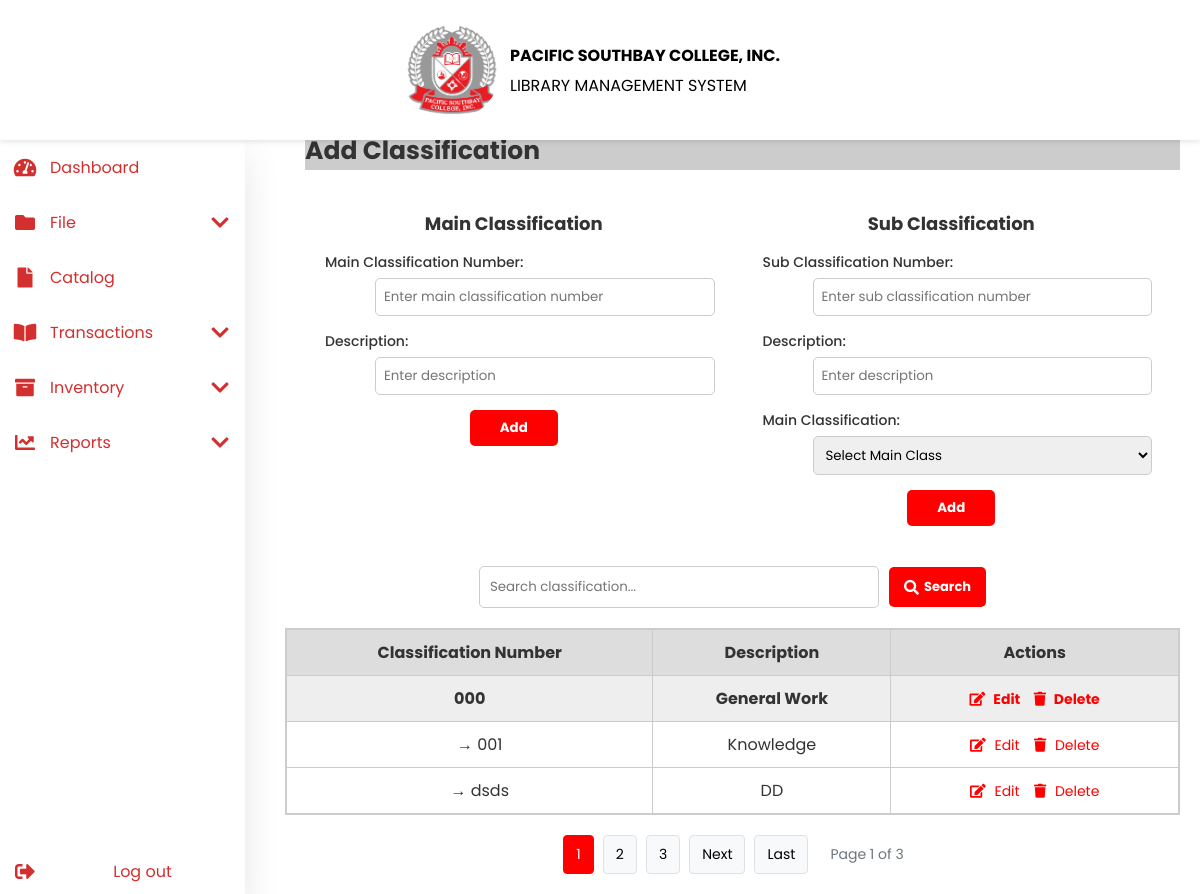
Page /classification.php on the committed database.
### tables this page shows
CREATE TABLE `subclassification` (
  `SubClassificationID` int(11) NOT NULL,
  `MainClassID` int(11) NOT NULL,
  `SubClassificationNumber` varchar(10) NOT NULL,
  `Description` varchar(255) NOT NULL
);

### classification.php (the view, shortened to what this page needs)
<?php
include 'header.php';
include 'navbar.php';
include 'db.php';
$edit_mode_main = false;
$edit_mode_sub = false;
$edit_main = [];
$edit_sub = [];
$records_per_page = 2;
$page = isset($_GET['page']) ? max(1, intval($_GET['page'])) : 1;
$offset = ($page - 1) * $records_per_page;
$search_query = "";
$search_param = "";
$search_sql = "";
$count_sql = "SELECT COUNT(DISTINCT mc.MainClassificationID) AS total FROM mainClassification mc $search_sql";
$count_stmt = $conn->prepare($count_sql);
$count_stmt->execute();
$count_result = $count_stmt->get_result();
$total_records = $count_result->fetch_assoc()['total'];
$total_pages = ceil($total_records / $records_per_page);
$main_data = [];
$fetch_sql = "
    SELECT
        mc.MainClassificationID,
        mc.ClassificationNumber AS main_number,
        mc.Description AS main_desc,
        sc.SubClassificationID,
        sc.SubClassificationNumber AS sub_number,
        sc.Description AS sub_desc
    FROM mainClassification mc
    LEFT JOIN subClassification sc ON mc.MainClassificationID = sc.MainClassID
    $search_sql
    ORDER BY mc.ClassificationNumber, sc.SubClassificationNumber
    LIMIT ? OFFSET ?
";
$stmt = $conn->prepare($fetch_sql);
if ($search_sql) {
    $stmt->bind_param("ssii", $search_param, $search_param, $records_per_page, $offset);
} else {
    $stmt->bind_param("ii", $records_per_page, $offset);
}
$stmt->execute();
$result = $stmt->get_result();
while ($row = $result->fetch_assoc()) {
    $main_id = $row['MainClassificationID'];
    $main_number = $row['main_number'];
    if (!isset($main_data[$main_id])) {
        $main_data[$main_id] = [
            'number' => $main_number,
            'description' => $row['main_desc'],
            'subs' => []
        ];
    }
    if ($row['sub_number']) {
        $main_data[$main_id]['subs'][] = [
            'id' => $row['SubClassificationID'],
            'number' => $row['sub_number'],
            'description' => $row['sub_desc']
        ];
    }
}
?>
<link rel="stylesheet" href="css/classification.css">
<main class="content">
<div class="classification-container">
        <h2>Add Classification</h2>
        <div class="forms-wrapper">
            <div class="form-section left">
                <h3><?= $edit_mode_main ? 'Edit Main Classification' : 'Main Classification' ?></h3>
                <form method="POST">
                    <div class="form-group">
                        <label for="main_classification_number">Main Classification Number:</label>
                        <input type="text" id="main_classification_number" name="main_classification_number"
                               placeholder="Enter main classification number"
                               value="<?= $edit_mode_main ? htmlspecialchars($edit_main['ClassificationNumber']) : '' ?>" required>
                    </div>
                    <div class="form-group">
                        <label for="main_description">Description:</label>
                        <input type="text" id="main_description" name="main_description"
                               placeholder="Enter description"
                               value="<?= $edit_mode_main ? htmlspecialchars($edit_main['Description']) : '' ?>" required>
                    </div>
                    <?php if ($edit_mode_main): ?>
                        <button type="submit" name="update_main_class" class="add-btn">Update</button>
                        <a href="classification.php" class="cancel-btn">Cancel</a>
                    <?php else: ?>
                        <button type="submit" name="add_main_class" class="add-btn">Add</button>
                    <?php endif; ?>
                </form>
            </div>
            <div class="form-section right">
                <h3><?= $edit_mode_sub ? 'Edit Sub Classification' : 'Sub Classification' ?></h3>
                <form method="POST">
                    <div class="form-group">
                        <label for="sub_classification_number">Sub Classification Number:</label>
                        <input type="text" id="sub_classification_number" name="sub_classification_number"
                               placeholder="Enter sub classification number"
                               value="<?= $edit_mode_sub ? htmlspecialchars($edit_sub['SubClassificationNumber']) : '' ?>" required>
                    </div>
                    <div class="form-group">
                        <label for="sub_description">Description:</label>
                        <input type="text" id="sub_description" name="sub_description"
                               placeholder="Enter description"
                               value="<?= $edit_mode_sub ? htmlspecialchars($edit_sub['Description']) : '' ?>" required>
                    </div>
                    <div class="form-group">
                        <label for="main_class">Main Classification:</label>
                        <select id="main_class" name="main_class" required>
                            <option value="">Select Main Class</option>
                        </select>
                    </div>
                    <?php if ($edit_mode_sub): ?>
                        <button type="submit" name="update_sub_class" class="add-btn">Update</button>
                        <a href="classification.php" class="cancel-btn">Cancel</a>
                    <?php else: ?>
                        <button type="submit" name="add_sub_class" class="add-btn">Add</button>
                    <?php endif; ?>
                </form>
            </div>
        </div>
        <form method="POST" class="search-form">
            <input type="text" id="search_query" name="search_query" placeholder="Search classification..." value="<?= htmlspecialchars($search_query) ?>">
            <button type="submit" class="search-btn"><i class="fas fa-search"></i> Search</button>
        </form>
        <div class="table-container">
            <table>
                <thead>
                    <tr>
                        <th>Classification Number</th>
                        <th>Description</th>
                        <th>Actions</th>
                    </tr>
                </thead>
                <tbody>
                    <?php if (empty($main_data)): ?>
                        <tr><td colspan="3">No results found.</td></tr>
                    <?php else: ?>
                        <?php foreach ($main_data as $main_id => $main_info): ?>
                            <tr class="main-row">
                                <td><?= htmlspecialchars($main_info['number']) ?></td>
                                <td><?= htmlspecialchars($main_info['description']) ?></td>
                                <td>
                                    <a href="classification.php?edit_main=<?= $main_id ?>" class="edit"><i class="fas fa-edit"></i> Edit</a>
                                    <a href="classification.php?delete_main=<?= $main_id ?>" class="delete"
                                        onclick="return confirm('Are you sure you want to delete this main classification? This will delete all related sub classifications.');"><i class="fas fa-trash"></i> Delete</a>
                                </td>
                            </tr>
                            <?php foreach ($main_info['subs'] as $sub): ?>
                                <tr>
                                    <td style="padding-left: 30px;">&rarr; <?= htmlspecialchars($sub['number']) ?></td>
                                    <td><?= htmlspecialchars($sub['description']) ?></td>
                                    <td>
                                        <a href="classification.php?edit_sub=<?= $sub['id'] ?>" class="edit"><i class="fas fa-edit"></i> Edit</a>
                                        <a href="classification.php?delete_sub=<?= $sub['id'] ?>" class="delete"
                                            onclick="return confirm('Are you sure you want to delete this sub classification?');"><i class="fas fa-trash"></i> Delete</a>
                                    </td>
                                </tr>
                            <?php endforeach; ?>
                        <?php endforeach; ?>
                    <?php endif; ?>
                </tbody>
            </table>
        </div>
        <?php if ($total_records > $records_per_page): ?>
            <div class="pagination">
                <?php
                $start_page = max(1, $page - 2);
                $end_page = min($total_pages, $page + 2);
                for ($i = $start_page; $i <= $end_page; $i++):
                    $active = ($i == $page) ? ' active' : '';
                ?>
                    <a href="classification.php?page=<?= $i ?><?= !empty($search_query) ? '&search=' . urlencode($search_query) : '' ?>" class="pagination-link<?= $active ?>"><?= $i ?></a>
                <?php endfor; ?>
                <?php if ($page < $total_pages): ?>
                    <a href="classification.php?page=<?= $page + 1 ?><?= !empty($search_query) ? '&search=' . urlencode($search_query) : '' ?>" class="pagination-link">Next</a>
                    <a href="classification.php?page=<?= $total_pages ?><?= !empty($search_query) ? '&search=' . urlencode($search_query) : '' ?>" class="pagination-link">Last</a>
                <?php endif; ?>
                <div class="page-info">Page <?= $page ?> of <?= $total_pages ?></div>
            </div>
        <?php endif; ?>
    </div>
</main>

### css/header.css (style rules this page uses)
* { margin: 0; padding: 0; outline: none; border: none; text-decoration: none; box-sizing: border-box; font-family: "Poppins", sans-serif; }
body { background-image: url("./image/st-michael.jpg"); background-repeat: no-repeat; background-position: center; background-size: cover; color: #333; }
::marker { content: ""; unicode-bidi: isolate; font-variant-numeric: tabular-nums; text-transform: none; text-indent: 0px !important; text-align: start !important; text-align-last: start !important; }
.content { margin-top: 160px; margin-left: 265px; padding: 20px; }

### css/navbar.css (style rules this page uses)
* { margin: 0; padding: 0; outline: none; border: none; text-decoration: none; box-sizing: border-box; font-family: "Poppins", sans-serif; }

### css/classification.css (style rules this page uses)
.content { margin-top: 3%; }
.classification-container h2 { background-color: #ccc; font-size: 25px; font-weight: bold; text-align: left; margin-left: 20px; }
.forms-wrapper { display: flex; justify-content: space-between; gap: 20px; padding: 0 20px; margin: 20px 0; }
.form-section { flex: 1; padding: 20px; background: white; text-align: center; }
.form-section h3 { text-align: center; font-size: 18px; font-weight: bold; margin-bottom: 15px; }
.form-group { margin-bottom: 15px; text-align: left; }
.form-group label { display: block; margin-bottom: 5px; font-weight: 500; text-align: left; font-size: 14px; }
.form-section input, .form-section select { width: 90%; padding: 8px; border: 1px solid #ccc; border-radius: 5px; box-sizing: border-box; margin-left: 50px; }
.form-section .add-btn { background-color: red; color: white; padding: 8px 30px; border: none; border-radius: 5px; cursor: pointer; font-weight: bold; margin-top: 10px; display: block; margin-left: auto; margin-right: auto; }
.search-form { text-align: center; margin-bottom: 20px; display: flex; align-items: center; justify-content: center; gap: 10px; }
.search-form input { padding: 10px; width: 400px; border: 1px solid #ccc; border-radius: 5px; }
.search-btn { background-color: red; color: white; border: none; padding: 10px 15px; border-radius: 5px; font-weight: bold; cursor: pointer; font-size: 13px; display: inline-flex; align-items: center; gap: 5px; }
.search-btn i { font-size: 15px; }
.table-container { border: 1px solid #ccc; margin-top: 20px; }
.table-container table { width: 100%; border-collapse: collapse; }
.table-container th, .table-container td { padding: 10px; border: 1px solid #ccc; text-align: center; }
.table-container thead th { background-color: #ddd; position: sticky; top: 0; z-index: 1; }
.main-row { background-color: #eee; font-weight: bold; }
.edit, .delete { color: red; text-decoration: none; margin: 0 5px; font-size: 14px; }
.edit i, .delete i { margin-right: 5px; }
.pagination { display: flex; justify-content: center; align-items: center; margin-top: 20px; flex-wrap: wrap; gap: 5px; }
.pagination-link { display: inline-block; padding: 8px 12px; margin: 0 2px; background-color: #f8f9fa; color: black; text-decoration: none; border: 1px solid #dee2e6; border-radius: 4px; transition: all 0.3s ease; font-size: 14px; }
.pagination-link.active { background-color: red; color: white; border-color: red; }
.page-info { margin-left: 15px; color: #6c757d; font-size: 14px; }

### rows in the picture
subclassification: number "000", description "General Work", SubClassificationNumber "dsds", Description "DD"
subclassification: SubClassificationNumber "001", Description "Knowledge"

### other values in the picture
$page "1"
$total_pages "3"
